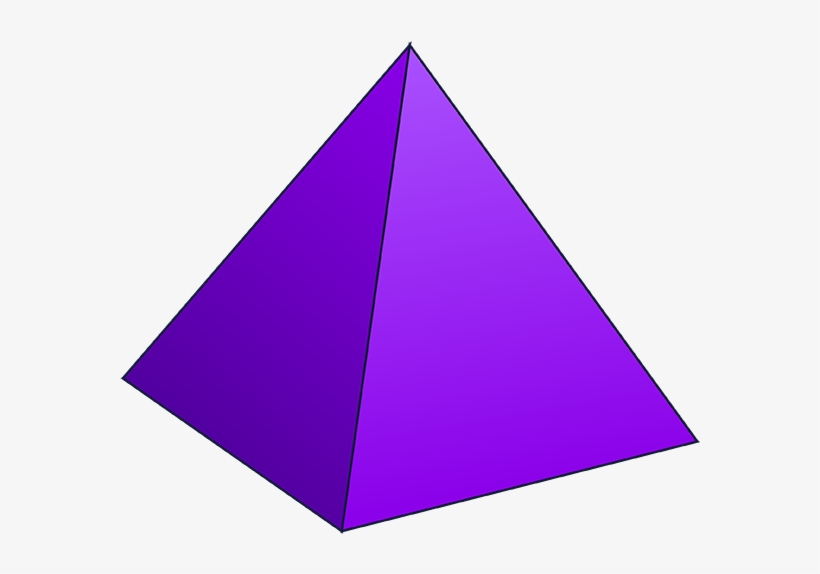
#> input picture pyramid.png, 820 x 574 px
$ python 72_corner_harris.py
#> lines starting #> are read from the running program, lines starting #| are printed output that depends on the picture; after the words box and inside, x2 and y2 are one past the last pixel; in counts of white or black regions, pixels touching at a corner belong together
import cv2 as cv
import numpy as np
from matplotlib import pyplot as plt

img = cv.imread('pyramid.png')
#> img is the input picture: shape (574, 820, 3); mean B, G, R 235.7, 176.1, 209.3
original = img.copy()
gray = cv.cvtColor(img, cv.COLOR_BGR2GRAY)
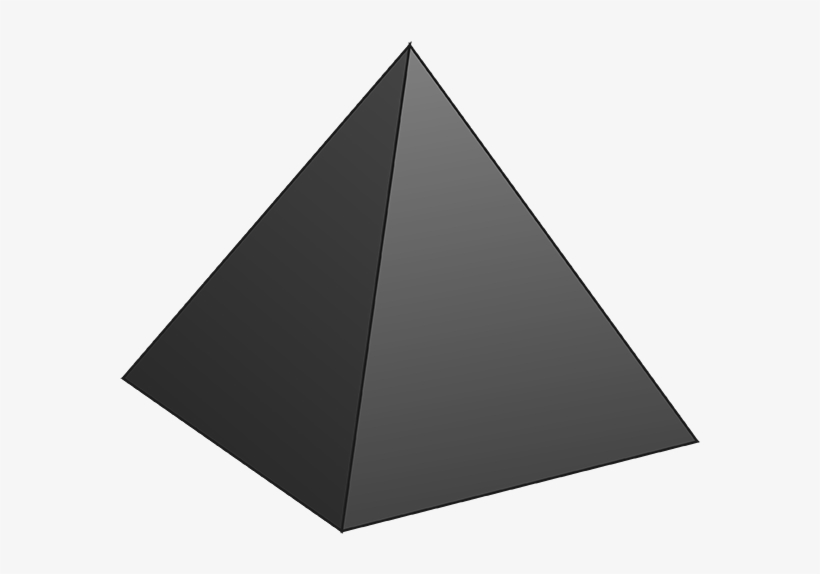
#> gray: shape (574, 820); min 16, max 248, mean 192.8
gray = np.float32(gray)

corners = cv.cornerHarris(gray, 2, 3, 0.04)
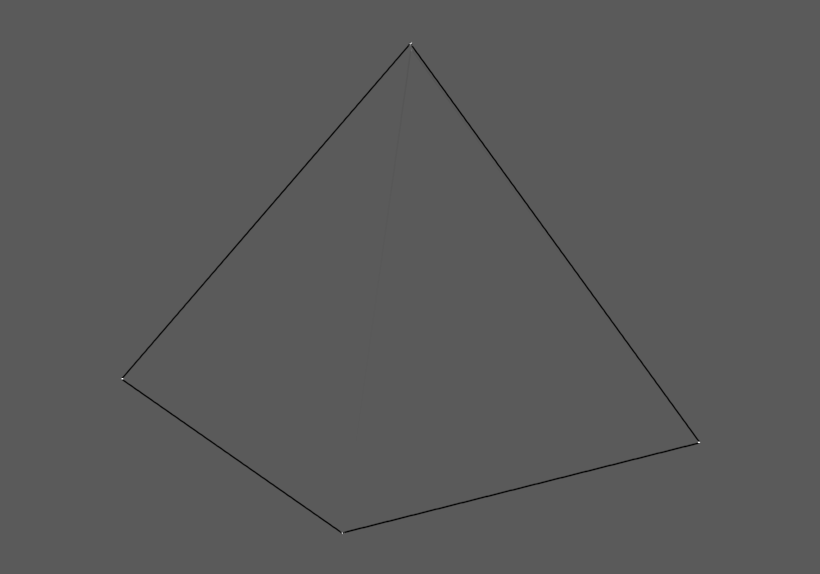
#> corners: shape (574, 820) float32; min -58979372, max 107486592, mean -239407.2; drawn with min black and max white
corners = cv.dilate(corners, None, iterations=3)        #dilation to mark corners
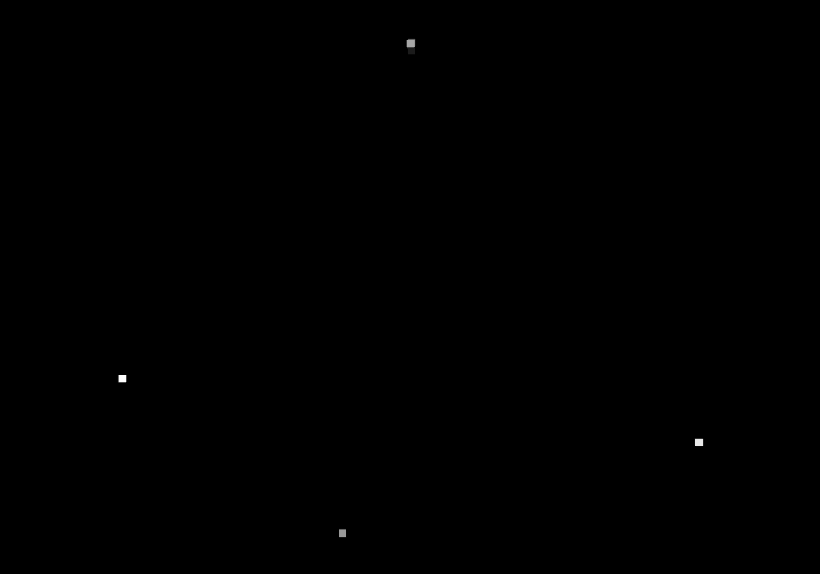
#> corners: shape (574, 820) float32; min -3.66, max 107486592, mean 43744; drawn with min black and max white

img[corners > (0.009 * corners.max())] = [0, 0, 255]  #thresholding
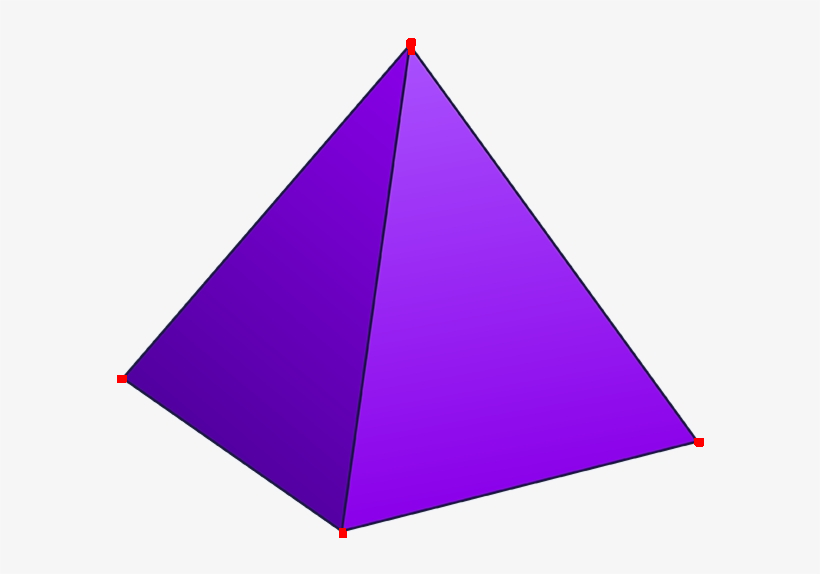
#> img: shape (574, 820, 3); 0.08% of pixels changed, all inside (x1, y1, x2, y2) = (117, 38, 704, 538)


img = cv.cvtColor(img, cv.COLOR_BGR2RGB)
plt.subplot(1, 2, 1), plt.imshow(original)
plt.title("original")
plt.subplot(1, 2, 2), plt.imshow(img)
plt.title("corners")

plt.show()
#> figure, not shown here; B, G, R data is drawn as R, G, B
cv.waitKey(0)
cv.destroyAllWindows()

$ run again, with chessboard.png copied over pyramid.png
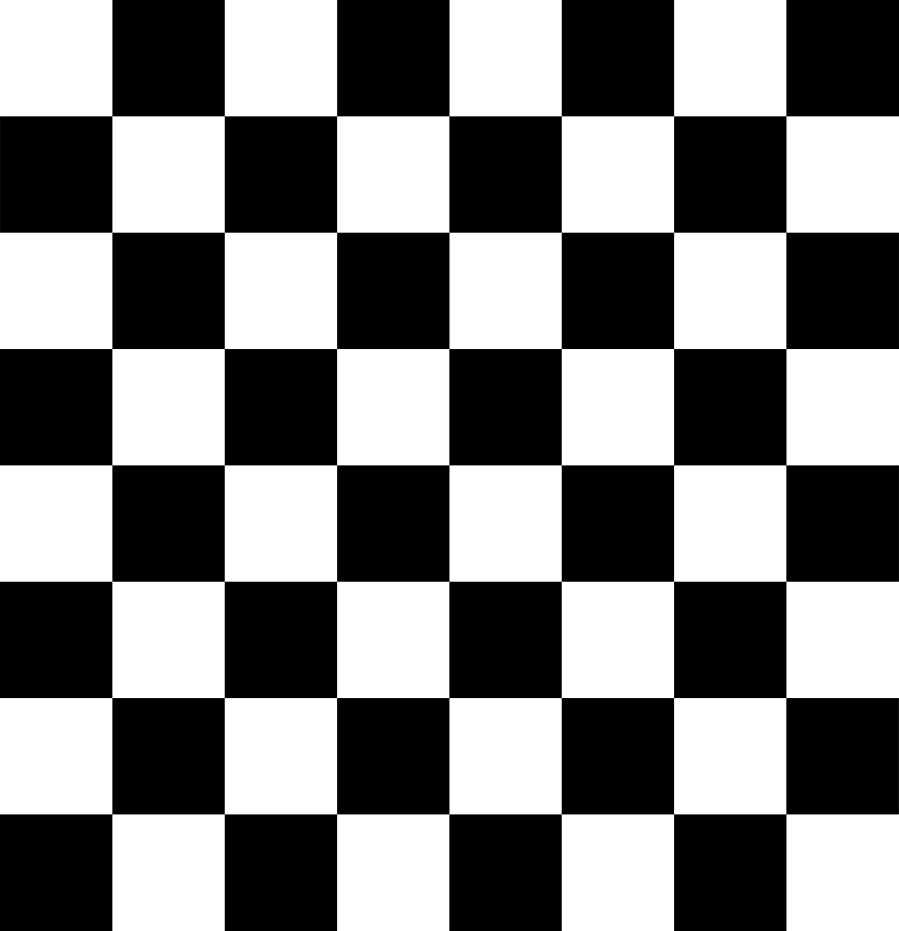
#> input picture chessboard.png, 3595 x 3723 px (shown at 1/4 size)
#> img is the input picture: shape (3723, 3595, 3); min 0, max 255, mean 127.5
#> `corners = cv.cornerHarris(gray, 2, 3, 0.04)`:
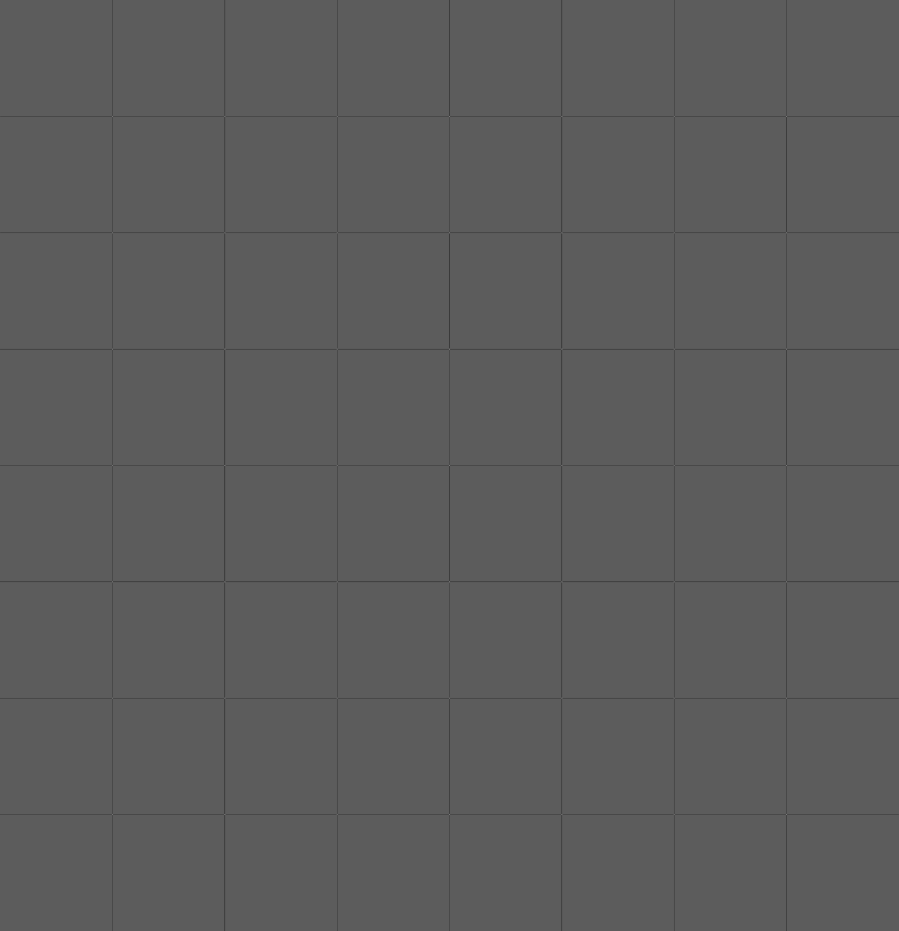
#> corners: shape (3723, 3595) float32 (shown at 1/4 size); min -169130016, max 297639200, mean -645963.2; drawn with min black and max white
#> `plt.show()`:
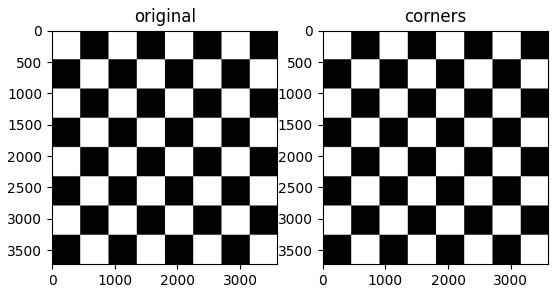
#> figure drawn by matplotlib, 2 panels
